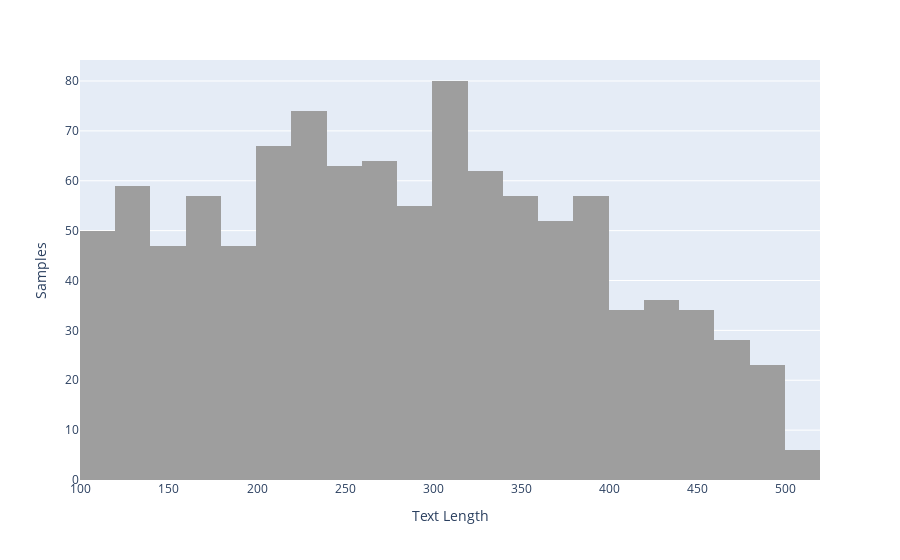

Notebook code for this chart:
### Code cell
# SR data: distribution of # words per sample

# prepare
sr_data['text_length'] = sr_data['text'].apply(lambda x: len(str(x).split()))

# plot
fig = px.histogram(
    sr_data, 
    x='text_length',
    color_discrete_sequence=["#9e9e9e"]
).update_layout(
    xaxis_title="Text Length", 
    yaxis_title="Samples",
)
pio.write_image(fig, "data/plot_images/hist_text_length.png", scale=3, width=900, height=400)
fig.show()

### Figure 1 — Plotly figure (JSON) as saved in the notebook; plotly's stock layout.template omitted (floating-point values rounded to 4 significant figures; data arrays with more than 128 entries replaced by an {"elided": "..."} marker saying what was removed)
{"data": [{"alignmentgroup": "True", "bingroup": "x", "hovertemplate": "text_length=%{x}<br>count=%{y}<extra></extra>", "legendgroup": "", "marker": {"color": "#9e9e9e", "pattern": {"shape": ""}}, "name": "", "offsetgroup": "", "orientation": "v", "showlegend": false, "type": "histogram", "x": {"elided": "1052 int values"}, "xaxis": "x", "yaxis": "y"}], "layout": {"barmode": "relative", "legend": {"tracegroupgap": 0}, "margin": {"t": 60}, "xaxis": {"anchor": "y", "domain": [0, 1], "title": {"text": "Text Length"}}, "yaxis": {"anchor": "x", "domain": [0, 1], "title": {"text": "Samples"}}}}
